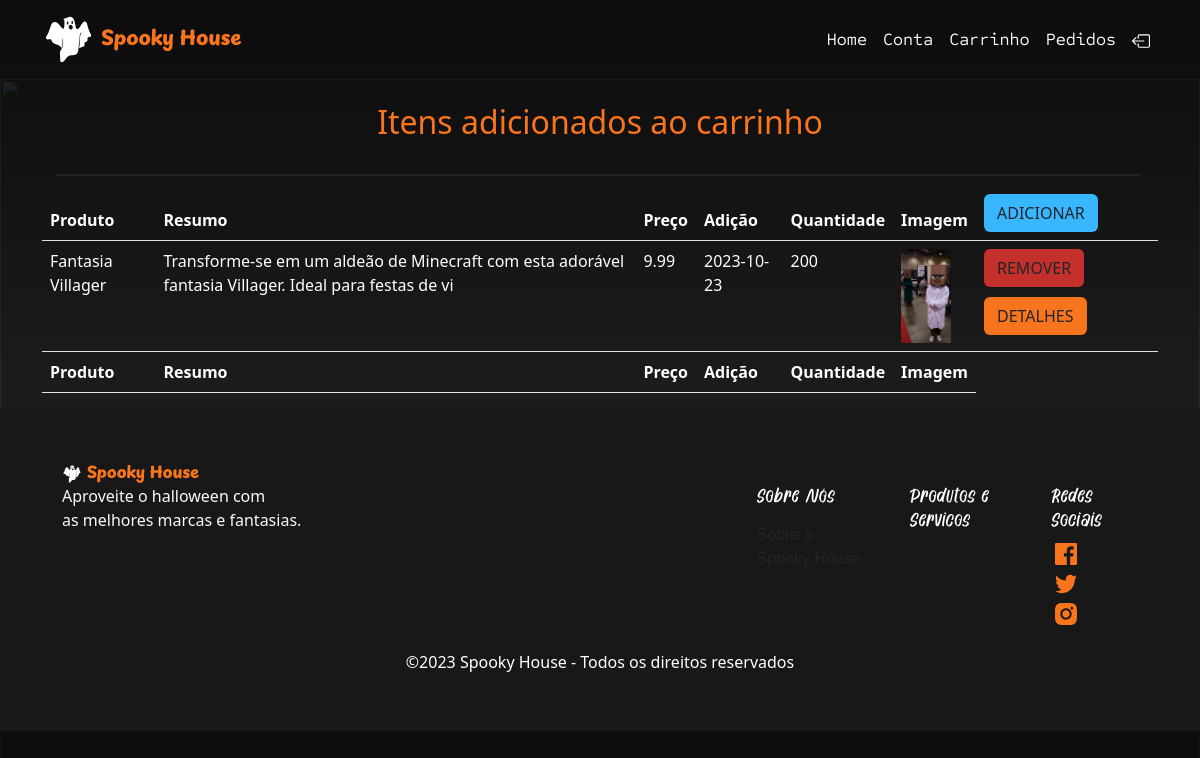
Page /client/carrinho.php (signed in) on the committed database.
### tables this page shows
CREATE TABLE Carrinho(
    id int not null auto_increment,
    id_cliente int not null,
    id_produto int not null,
    data_adicao date not null,
    primary key(id),
    foreign key(id_cliente) references Clientes(id),
    foreign key(id_produto) references Produtos(id)
);

CREATE TABLE Produtos(
    id int not null auto_increment,
    nome varchar(50) not null,
    descricao text not null,
    resumo varchar(100) not null,
    preco decimal(9,2) not null,
    quantidade int not null,
    imagem varchar(50) not null,
    destaque enum('Sim','Não') not null,
    primary key(id)
);

### client/carrinho.php (the view, shortened to what this page needs)
<?php
    include '../connection/connect.php';
    $ID = $_SESSION['Id'];
    $select= $conn->query("SELECT *, Clientes.nome as nome_cliente, Produtos.nome as nome_produto, Produtos.imagem as img_produto FROM Carrinho INNER JOIN Produtos ON Produtos.id = Carrinho.id_produto INNER JOIN Clientes ON Clientes.id = Carrinho.id_cliente WHERE id_cliente = ".$ID.";");
    $row_carrinho = $select->fetch_assoc();
?>
<!DOCTYPE html>
<html lang="pt-BR">
<head>
    <link href="https://cdn.jsdelivr.net/npm/bootstrap@5.3.2/dist/css/bootstrap.min.css" rel="stylesheet">
    <link rel="stylesheet" href="../CSS/style.css">
    <link rel="stylesheet" href="https://cdnjs.cloudflare.com/ajax/libs/twitter-bootstrap/5.2.0/css/bootstrap.min.css">
    <link rel="stylesheet" href="https://cdn.datatables.net/1.13.4/css/dataTables.bootstrap5.min.css">
</head>
<body id="fundo_index">
    <?php include 'header.php';?>
    <main class="container">
        <br>
        <h2 class="text-center" style="color: #f8741d;">Itens adicionados ao carrinho</h2>
        <br>
        <div class="border-bottom border-2 border-dark" style="width: 97%; margin-left: 15px; margin-bottom: 10px;"></div>
            <table class="table table-hover table-condensed" id="tabela_carrinho">
                <thead>
                    <tr>
                        <th style="color: white;">Produto</th>
                        <th style="color: white;">Resumo</th>
                        <th style="color: white;">Preço</th>
                        <th style="color: white;">Adição</th>
                        <th style="color: white;">Quantidade</th>
                        <th style="color: white;">Imagem</th>
                        <th class="d-flex">
                            <a href="adicionar_carrinho.php" target="_self" class="btn btn-block btn-xs" style="background-color: #38B6FF;" role="button">
                                <span class="hidden-xs">ADICIONAR</span>
                            </a>
                        </th>
                    </tr>
                </thead>
                <tbody>
                    <?php do {?>
                        <tr>
                            <td style="color: white;"><?php echo $row_carrinho['nome_produto'];?></td>
                            <td style="color: white;"><?php echo $row_carrinho['resumo'];?></td>
                            <td style="color: white;"><?php echo $row_carrinho['preco'];?></td>
                            <td style="color: white;"><?php echo $row_carrinho['data_adicao'];?></td>
                            <td style="color: white;"><?php echo $row_carrinho['quantidade'];?></td>
                            <td style="color: white;"><img src="../images/Fantasias/<?php echo $row_carrinho['img_produto'];?>" style="max-width: 50px;" alt=""></td>
                            <td>
                                <a data-toggle="modal" data-target="#modal_remover_item" role="button" class="btn btn-block btn-xs" style="background-color: #c4302b; margin-bottom: 10px;">
                                    <span class="hidden-xs">REMOVER</span>
                                </a>
                                <a href="../detalhes.php" role="button" class="btn btn-block btn-xs" style="background-color: #f8741d;">
                                    <span class="hidden-xs">DETALHES</span>
                                </a>
                            </td>
                        </tr>
                    <?php }while($row_carrinho = $select->fetch_assoc())?>
                </tbody>
                <tfoot>
                    <tr>
                        <th style="color: white;">Produto</th>
                        <th style="color: white;">Resumo</th>
                        <th style="color: white;">Preço</th>
                        <th style="color: white;">Adição</th>
                        <th style="color: white;">Quantidade</th>
                        <th style="color: white;">Imagem</th>
                    </tr>
                </tfoot>
            </table>
    </main>
    <?php include 'footer.php';?>
</body>
</html>

### CSS/style.css (style rules this page uses)
#fundo_index { background: linear-gradient(to bottom, rgb(12, 12, 12), #292929); }
a { text-decoration: none; }

### rows in the picture
carrinho: id_produto.nome "Fantasia Villager", id_produto.resumo "Transforme-se em um aldeão de Minecraft com esta adorável fantasia Villager. Ideal para festas de vi", id_produto.preco "9.99", data_adicao "2023-10-23", id_produto.quantidade "200", id_produto.imagem (picture)
